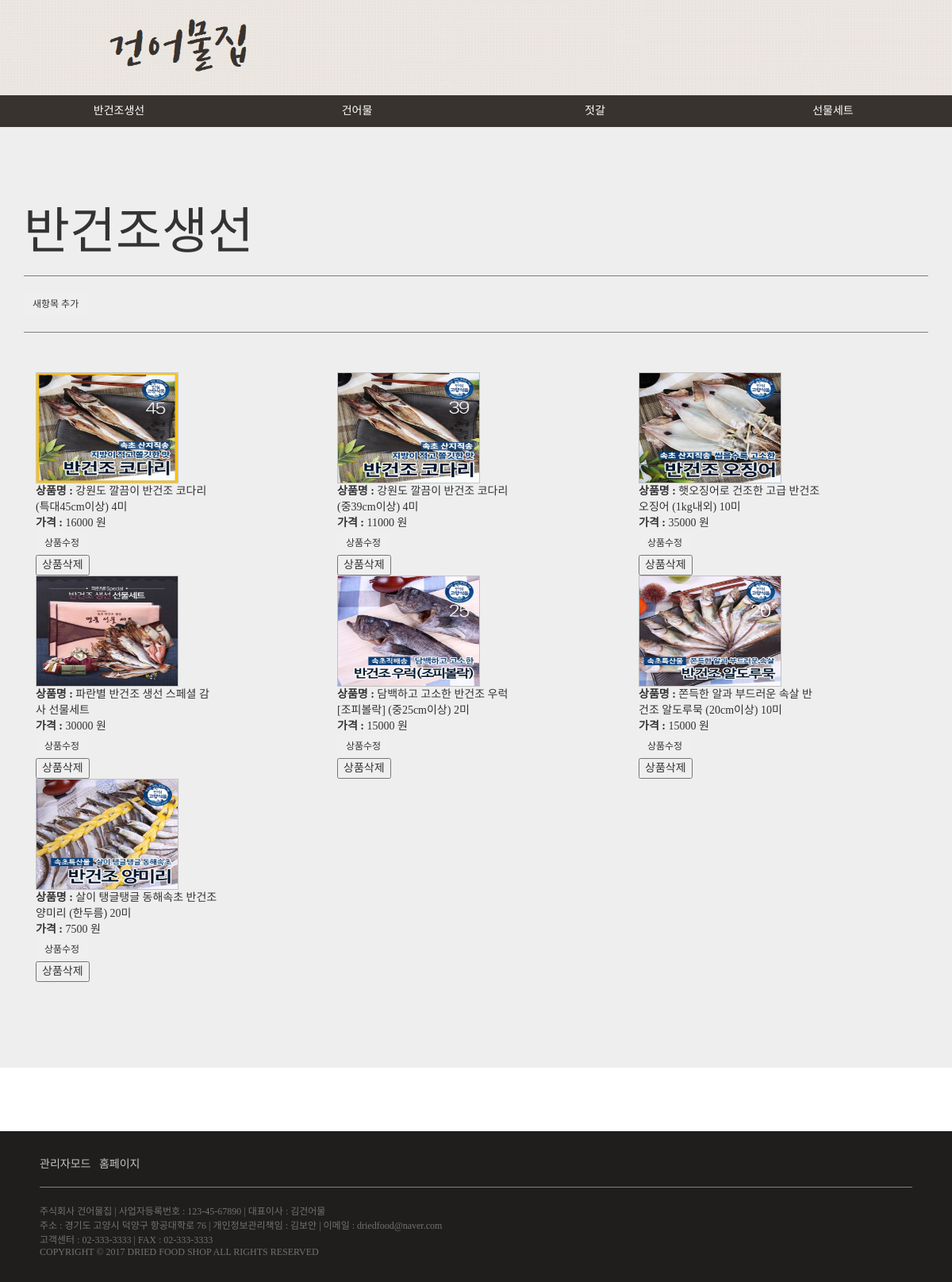
Page /manage_list.php?category=1 (signed in) on the committed database.
### tables this page shows
CREATE TABLE `gunfish` (
  `product_id` int(20) NOT NULL,
  `product_name` varchar(255) NOT NULL,
  `product_image` varchar(255) NOT NULL,
  `product_price` float NOT NULL,
  `product_info` text NOT NULL,
  `product_from` text NOT NULL,
  `product_weight` float NOT NULL,
  `product_intro` text NOT NULL,
  `category` int(11) NOT NULL
);

### manage_list.php (the view, shortened to what this page needs)
<?php
include("config_getdata.php");
?>
<!DOCTYPE html>
<html lang="kor">
<head>
  <link rel="stylesheet" href="css\bootstrap.css">
  <link rel="stylesheet" href="css/box_design.css">
    <link rel="stylesheet" href="css/footer-distributed-with-address-and-phones.css">
</head>
<body>
  <div class="banner">
    <td align="center"><a href="index.php" ><img src="img/title.png" border="0" id="banimg" ></a></td>
  </div>
  <ul class="nav  nav-justified navbar-default" id="colored">
    <li role="presentation" class="js-scroll-trigger" id="bar"><a href="manage_list.php?category=1">반건조생선</a></li>
    <li role="presentation" class="js-scroll-trigger" id="bar"><a  href="manage_list.php?category=2">건어물</a></li>
    <li role="presentation" class="js-scroll-trigger" id="bar"><a href="manage_list.php?category=3">젓갈</a></li>
    <li role="presentation" class="js-scroll-trigger" id="bar"><a href="manage_list.php?category=4">선물세트</a></li>
  </ul>
  <div class="jumbotron">
   <div class="container">
    <h1></h1>
    <hr>
    <form method="get" action="manage_new_goods.php">
      <button type="submit" class="btn btn-secondary btn-sm">새항목 추가
      </button>
    </form>
    <hr id ="colored_line" class="featurette-divider">
    <dl>
      <div class="container">
        <div class="row" >
         <?php
         $category=$_GET['category'];
         $query = "SELECT * FROM gunfish WHERE category = '$category' ORDER BY product_id DESC";
         $result = mysqli_query($bd, $query);
         while($row=mysqli_fetch_array($result))
         {
          ?>
          <div class="col-lg-4"   >
                      <img src="<?=$row['product_image']?>" alt="Generic placeholder image" width="180" height="140">
                      <br>
                      <div id="goods">
                      <strong>상품명 :</strong> <?=$row['product_name']?>
                      <br>
                      <strong>가격 :</strong> <?=$row['product_price']?> 원
                    </div>
                      <form method="get" action="manage_edit_goods.php">
                        <button type="submit" class="btn btn-secondary btn-sm" >상품수정</button>
                      </form>
                      <form method="get" action="delete_goods.php">
                        <button type="submit" onClick="return confirm_delete();">상품삭제
                        </button>
                      </form>
                    </div>
        <?php
      }
      ?>
    </div>
  </div>
  <br/>
  <br />
</dl>
</div>
</div>
<footer class="footer-distributed">
 <p class="footer-links" >
   <a href="manage_index.php" style="color:#C6C4C3;">관리자모드</a>
   <a href="index.php" style="color:#C6C4C3;">홈페이지</a>
 </p>
 <hr />
 주식회사 건어물집  | 사업자등록번호 : 123-45-67890 | 대표이사 : 김건어물
 <br>
 주소 : 경기도 고양시 덕양구 항공대학로 76 | 개인정보관리책임 : 김보안 | 이메일 : driedfood@naver.com
 <br>
 고객센터 : 02-333-3333 | FAX : 02-333-3333
 <br>
 COPYRIGHT © 2017 DRIED FOOD SHOP ALL RIGHTS RESERVED
</footer>
</body>
</html>

### css/box_design.css (style rules this page uses)
dl img { border:solid; border-color:#c3c3c3; border-width: 0.8px; }
.row { align-items: center; }
.container { padding-top:30px; }
#goods { width:230px; }
#banimg { width: 100%; height: 120px; align:center; }
ul { list-style:none; margin:0; padding:0; }
li { ; margin: 0 0 0 0; padding: 0 0 0 0; border : 0; float:left; }
h1 { font-family: title_font; }
body { font-family:kopub_bold; }
footer { position: fixed; bottom: 0; }

### css/footer-distributed-with-address-and-phones.css (style rules this page uses)
.footer-distributed { background-color: #1F1E1D; box-sizing: border-box; width: 100%; text-align: left; font: 12px kopub_medium; padding: 30px 50px; margin-top: 80px; color:#707171; }
.footer-links { font: 14px kopub_medium; }
hr { border-color:#808080; }

### rows in the picture
gunfish: product_image (picture), product_name "강원도 깔끔이 반건조 코다리 (특대45cm이상) 4미", product_price "16000"
gunfish: product_image (picture), product_name "강원도 깔끔이 반건조 코다리 (중39cm이상) 4미", product_price "11000"
gunfish: product_image (picture), product_name "햇오징어로 건조한 고급 반건조 오징어 (1kg내외) 10미", product_price "35000"
gunfish: product_image (picture), product_name "파란별 반건조 생선 스페셜 감사 선물세트", product_price "30000"
gunfish: product_image (picture), product_name "담백하고 고소한 반건조 우럭[조피볼락] (중25cm이상) 2미", product_price "15000"
gunfish: product_image (picture), product_name "쫀득한 알과 부드러운 속살 반건조 알도루묵 (20cm이상) 10미", product_price "15000"
gunfish: product_image (picture), product_name "살이 탱글탱글 동해속초 반건조 양미리 (한두름) 20미", product_price "7500"
